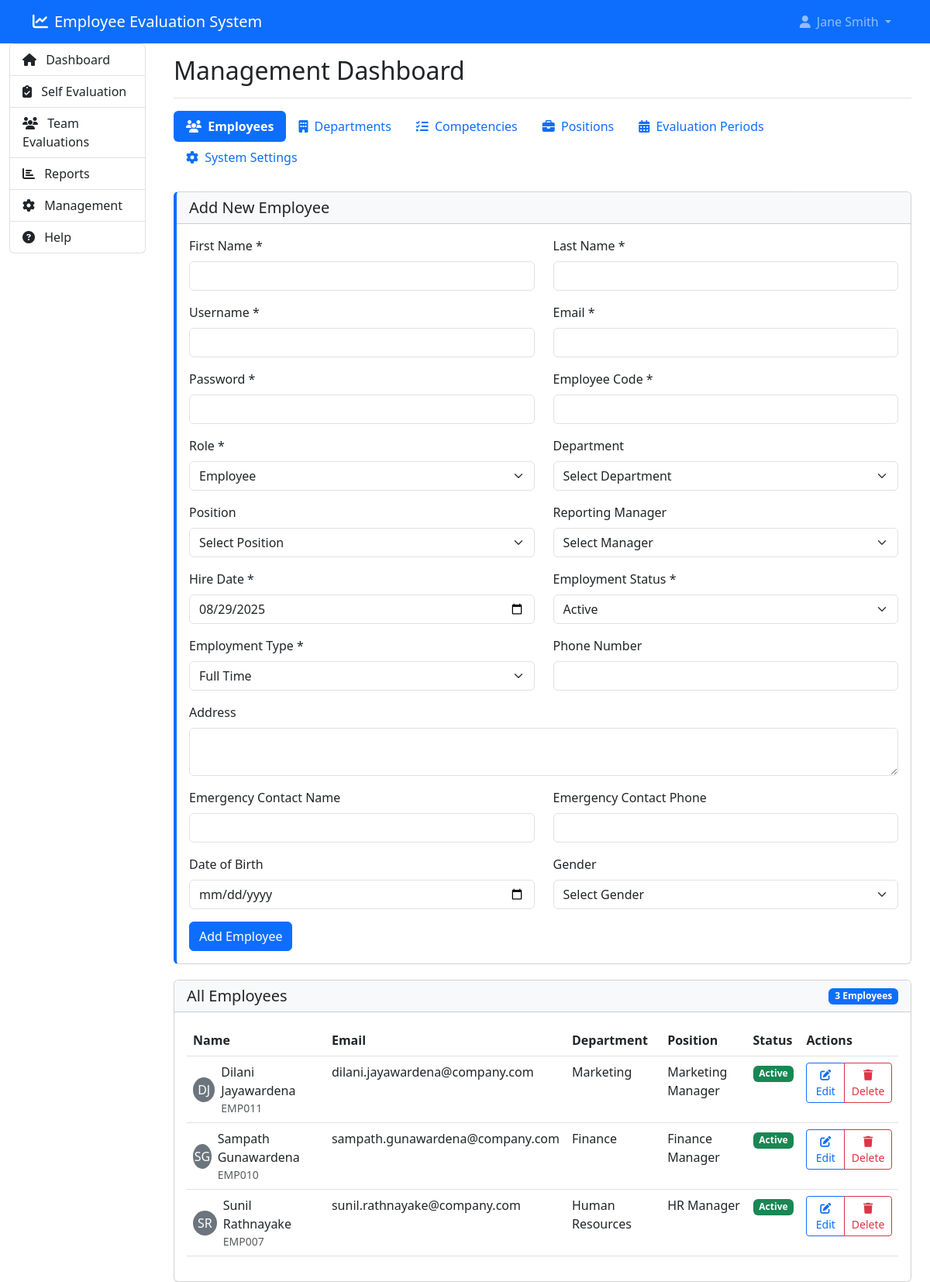
The app's page /management.php (signed in) with its own data.
### tables this page shows
CREATE TABLE `employees` (
  `employee_id` int NOT NULL,
  `user_id` int NOT NULL,
  `employee_code` varchar(20) NOT NULL,
  `department_id` int DEFAULT NULL,
  `position_id` int DEFAULT NULL,
  `reporting_manager_id` int DEFAULT NULL,
  `hire_date` date NOT NULL,
  `employment_status` enum('active','on_leave','terminated','suspended') DEFAULT 'active',
  `employment_type` enum('full_time','part_time','contract','intern') DEFAULT 'full_time',
  `salary` decimal(10,2) DEFAULT NULL,
  `phone_number` varchar(20) DEFAULT NULL,
  `address` text,
  `emergency_contact` varchar(100) DEFAULT NULL,
  `emergency_phone` varchar(20) DEFAULT NULL,
  `date_of_birth` date DEFAULT NULL,
  `gender` enum('male','female','other','prefer_not_to_say') DEFAULT NULL,
  `created_at` timestamp NULL DEFAULT CURRENT_TIMESTAMP,
  `updated_at` timestamp NULL DEFAULT CURRENT_TIMESTAMP ON UPDATE CURRENT_TIMESTAMP
);

CREATE TABLE `users` (
  `user_id` int NOT NULL,
  `username` varchar(50) NOT NULL,
  `email` varchar(100) NOT NULL,
  `password_hash` varchar(255) NOT NULL,
  `first_name` varchar(50) NOT NULL,
  `last_name` varchar(50) NOT NULL,
  `role` enum('employee','manager','hr_admin','system_admin') NOT NULL DEFAULT 'employee',
  `is_active` tinyint(1) DEFAULT '1',
  `last_login` datetime DEFAULT NULL,
  `password_reset_token` varchar(100) DEFAULT NULL,
  `password_reset_expires` datetime DEFAULT NULL,
  `created_at` timestamp NULL DEFAULT CURRENT_TIMESTAMP,
  `updated_at` timestamp NULL DEFAULT CURRENT_TIMESTAMP ON UPDATE CURRENT_TIMESTAMP
);

CREATE TABLE `departments` (
  `department_id` int NOT NULL,
  `department_name` varchar(100) NOT NULL,
  `department_code` varchar(20) DEFAULT NULL,
  `description` text,
  `manager_id` int DEFAULT NULL,
  `parent_department_id` int DEFAULT NULL,
  `is_active` tinyint(1) DEFAULT '1',
  `created_at` timestamp NULL DEFAULT CURRENT_TIMESTAMP,
  `updated_at` timestamp NULL DEFAULT CURRENT_TIMESTAMP ON UPDATE CURRENT_TIMESTAMP
);

CREATE TABLE `positions` (
  `position_id` int NOT NULL,
  `position_title` varchar(100) NOT NULL,
  `position_level` int DEFAULT NULL,
  `min_salary` decimal(10,2) DEFAULT NULL,
  `max_salary` decimal(10,2) DEFAULT NULL,
  `description` text,
  `created_at` timestamp NULL DEFAULT CURRENT_TIMESTAMP,
  `updated_at` timestamp NULL DEFAULT CURRENT_TIMESTAMP ON UPDATE CURRENT_TIMESTAMP
);

### management.php (the view, shortened to what the rows shown need)
<?php
require_once 'config.php';
?>
<!DOCTYPE html>
<html lang="en">
<head>
    <link href="https://cdn.jsdelivr.net/npm/bootstrap@5.3.0/dist/css/bootstrap.min.css" rel="stylesheet">
    <link rel="stylesheet" href="https://cdnjs.cloudflare.com/ajax/libs/font-awesome/6.4.0/css/all.min.css">
</head>
<body>
    <div class="container-fluid">
        <div class="row">
            <main class="col-md-9 col-lg-10 px-md-4">
                <div class="d-flex justify-content-between flex-wrap flex-md-nowrap align-items-center pt-3 pb-2 mb-3 border-bottom">
                    <h1 class="h2">Management Dashboard</h1>
                </div>
                <div class="tab-content" id="managementTabsContent">
                    <div class="tab-pane fade show active" id="employees" role="tabpanel">
                        <div class="card">
                            <div class="card-body">
                                <div class="table-responsive">
                                    <table class="table table-hover">
                                        <thead>
                                            <tr>
                                                <th>Name</th>
                                                <th>Email</th>
                                                <th>Department</th>
                                                <th>Position</th>
                                                <th>Status</th>
                                                <th>Actions</th>
                                            </tr>
                                        </thead>
                                        <tbody>
                                            <?php
                                            $stmt = $pdo->query("SELECT u.*, e.*, d.department_name, p.position_title
                                                                FROM users u
                                                                JOIN employees e ON u.user_id = e.user_id
                                                                LEFT JOIN departments d ON e.department_id = d.department_id
                                                                LEFT JOIN positions p ON e.position_id = p.position_id
                                                                ORDER BY u.first_name, u.last_name");
                                            $all_employees = $stmt->fetchAll(PDO::FETCH_ASSOC);
                                            foreach ($all_employees as $emp):
                                            ?>
                                            <tr>
                                                <td>
                                                    <div class="d-flex align-items-center">
                                                        <div class="rounded-circle bg-secondary text-white d-flex align-items-center justify-content-center me-2" style="width: 32px; height: 32px;">
                                                            <?php echo strtoupper(substr($emp['first_name'], 0, 1) . substr($emp['last_name'], 0, 1)); ?>
                                                        </div>
                                                        <div>
                                                            <?php echo $emp['first_name'] . ' ' . $emp['last_name']; ?>
                                                            <div class="text-muted small"><?php echo $emp['employee_code']; ?></div>
                                                        </div>
                                                    </div>
                                                </td>
                                                <td><?php echo $emp['email']; ?></td>
                                                <td><?php echo $emp['department_name'] ?? 'N/A'; ?></td>
                                                <td><?php echo $emp['position_title'] ?? 'N/A'; ?></td>
                                                <td>
                                                    <span class="badge bg-<?php
                                                        switch($emp['employment_status']) {
                                                            case 'active': echo 'success'; break;
                                                        }
                                                    ?> text-capitalize">
                                                        <?php echo str_replace('_', ' ', $emp['employment_status']); ?>
                                                    </span>
                                                </td>
                                                <td>
                                                    <div class="btn-group btn-group-sm">
                                                        <button class="btn btn-outline-primary">
                                                            <i class="fas fa-edit"></i> Edit
                                                        </button>
                                                        <button class="btn btn-outline-danger">
                                                            <i class="fas fa-trash"></i> Delete
                                                        </button>
                                                    </div>
                                                </td>
                                            </tr>
                                            <?php endforeach; ?>
                                        </tbody>
                                    </table>
                                </div>
                            </div>
                        </div>
                    </div>
                </div>
            </main>
        </div>
    </div>
</body>
</html>

### records on screen
employees: user.last_name "DJ", user.first_name "Dilani", user.last_name "Jayawardena", employee_code "EMP011", user.email "dilani.jayawardena@company.com", department.department_name "Marketing", position.position_title "Marketing Manager", employment_status "Active"
employees: user.last_name "SG", user.first_name "Sampath", user.last_name "Gunawardena", employee_code "EMP010", user.email "sampath.gunawardena@company.com", department.department_name "Finance", position.position_title "Finance Manager", employment_status "Active"
employees: user.last_name "SR", user.first_name "Sunil", user.last_name "Rathnayake", employee_code "EMP007", user.email "sunil.rathnayake@company.com", department.department_name "Human Resources", position.position_title "HR Manager", employment_status "Active"

### other values on screen
$_SESSION['first_name'] "Jane"
$_SESSION['last_name'] "Smith"
count($employees) "3"
